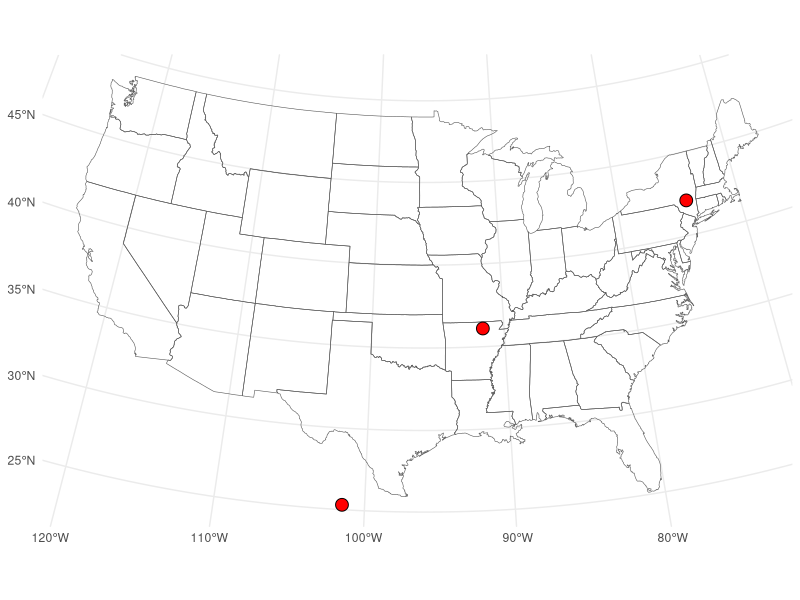

This figure's R source:
# https://stackoverflow.com/questions/60550186/find-the-state-where-the-points-are-located-in-sf-r
library(sf)
library(ggplot2)
library(dplyr)

usa = st_as_sf(maps::map("state", fill = TRUE, plot = FALSE))

pts = data.frame(
  x = c(-91.6, -74.3, -101.5),
  y = c(36.1, 42.1, 25.3)
) %>%
  st_as_sf(coords=c("x", "y"), crs = 4326)

ggplot() +
  geom_sf(data = usa, fill = NA) +
  geom_sf(data = pts,
          shape = 21, size = 4, fill = "red") +
  coord_sf(crs = st_crs(102003)) +
  theme_minimal()
